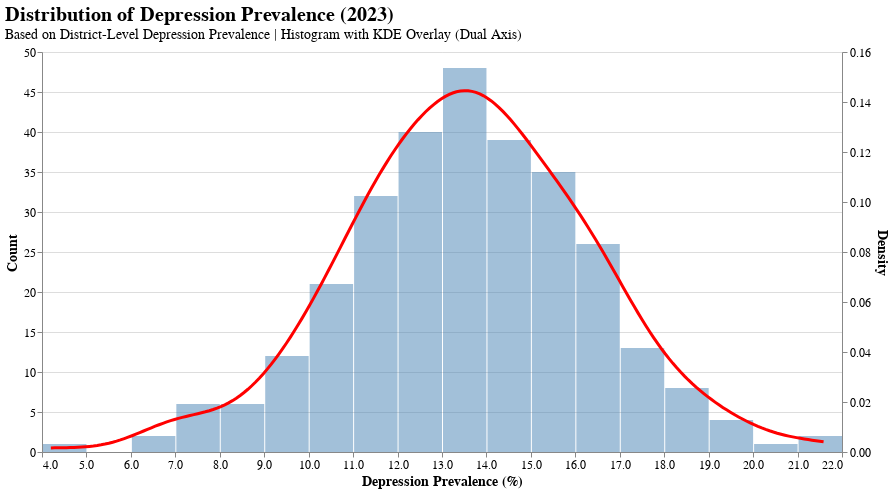

The notebook cell saved with this chart:
### Code cell
import altair as alt

# Histogram
hist = alt.Chart(depres).mark_bar(opacity=0.5, color="steelblue").encode(
    alt.X('Value:Q', bin=alt.Bin(maxbins=30), title="Depression Prevalence (%)"),
    alt.Y('count()', title="Count"),
)

# KDE (adjusted for dual axis)
kde = alt.Chart(depres).transform_density(
    'Value',
    as_=['Value', 'Density']
).mark_line(color="red", strokeWidth=3).encode(
    alt.X('Value:Q', title="Depression Prevalence (%)"),
    alt.Y('Density:Q', title="Density")
)

# Combine the histogram and KDE, with dual axes
chart = alt.layer(hist, kde).resolve_scale(
    y='independent'  # Allow the histogram and KDE to use independent y-axes
).properties(
    title={
        "text": "Distribution of Depression Prevalence (2023)",
        "subtitle": "Based on District-Level Depression Prevalence | Histogram with KDE Overlay (Dual Axis)",
        "fontSize": 20,
        "subtitleFontSize": 14,
        "anchor": "start"
    },
    width=800,
    height=400
).configure_axis(
    labelFontSize=12,
    titleFontSize=14
).configure_title(
    fontSize=18,
    subtitleFontSize=14,
    anchor='start'
)

chart


#chart.save('Chart_6_histogram.json')

### Figure 1 — Vega-Lite specification as saved in the notebook (floating-point values rounded to 4 significant figures; data arrays with more than 128 entries replaced by an {"elided": "..."} marker saying what was removed)
{"config": {"view": {"continuousWidth": 300, "continuousHeight": 300}, "axis": {"labelFontSize": 12, "titleFontSize": 14}, "title": {"anchor": "start", "fontSize": 18, "subtitleFontSize": 14}}, "layer": [{"mark": {"type": "bar", "color": "steelblue", "opacity": 0.5}, "encoding": {"x": {"bin": {"maxbins": 30}, "field": "Value", "title": "Depression Prevalence (%)", "type": "quantitative"}, "y": {"aggregate": "count", "title": "Count", "type": "quantitative"}}}, {"mark": {"type": "line", "color": "red", "strokeWidth": 3}, "encoding": {"x": {"field": "Value", "title": "Depression Prevalence (%)", "type": "quantitative"}, "y": {"field": "Density", "title": "Density", "type": "quantitative"}}, "transform": [{"density": "Value", "as": ["Value", "Density"]}]}], "data": {"name": "data-79ecd70b172ddcc68f493a64637926db"}, "height": 400, "resolve": {"scale": {"y": "independent"}}, "title": {"text": "Distribution of Depression Prevalence (2023)", "subtitle": "Based on District-Level Depression Prevalence | Histogram with KDE Overlay (Dual Axis)", "fontSize": 20, "subtitleFontSize": 14, "anchor": "start"}, "width": 800, "$schema": "https://vega.github.io/schema/vega-lite/v5.20.1.json", "datasets": {"data-79ecd70b172ddcc68f493a64637926db": {"elided": "296 records"}}}
